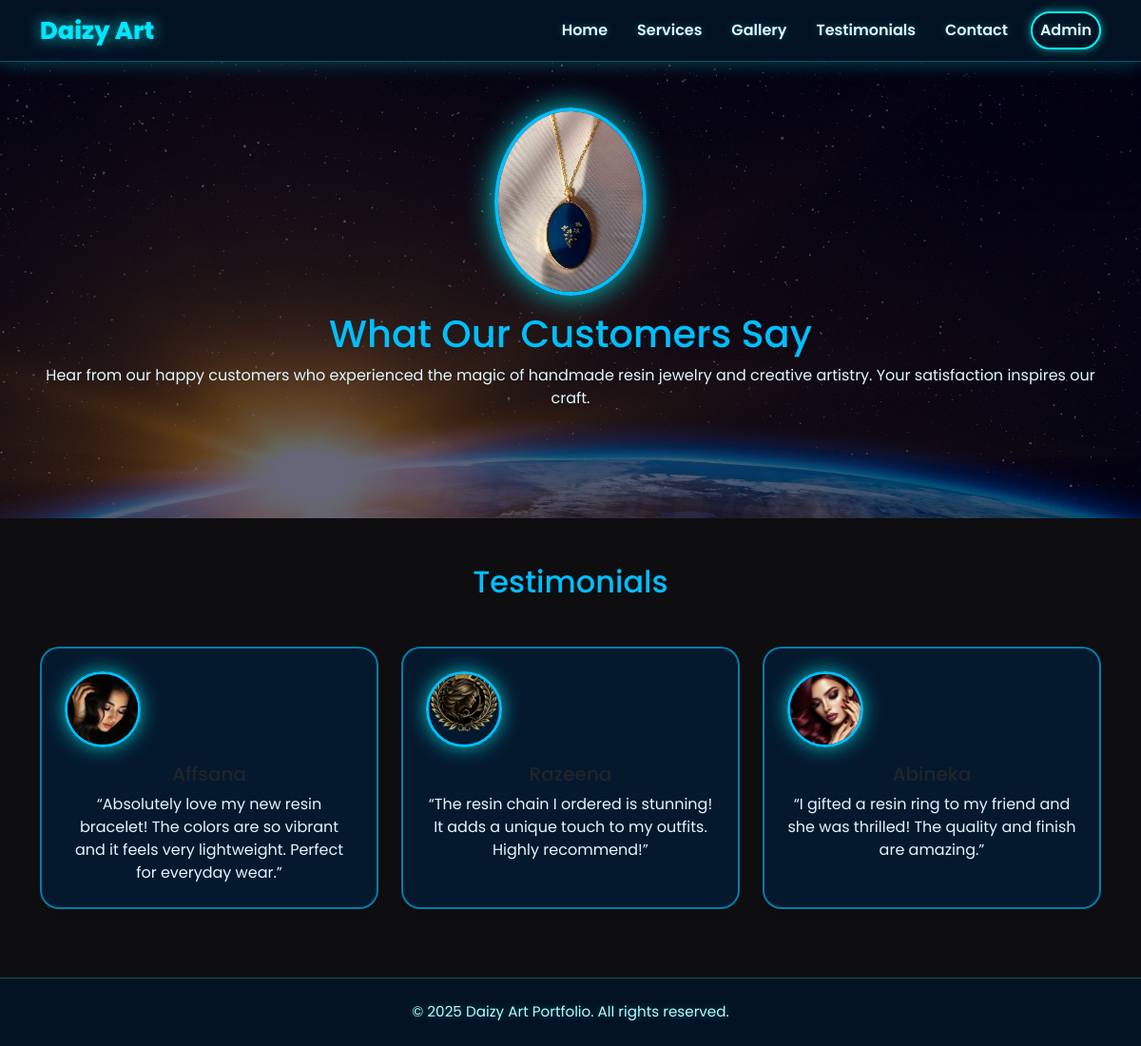
Page /testimonials/ on the committed database.
### main/models.py (models this page shows, shortened)
class Testimonial(models.Model):
    name = models.CharField(max_length=100)
    photo = models.ImageField(upload_to='testimonials/', blank=True, null=True)
    message = models.TextField()

### main/views.py (the view)
# urls.py: path('testimonials/', views.testimonials, name='testimonials'),
def testimonials(request):
    testimonials = Testimonial.objects.all()
    return render(request, 'testimonials.html', {'testimonials': testimonials, 'year': datetime.now().year})

### main/templates/testimonials.html (shortened to what this page needs)
{% extends 'base.html' %}
{% load static %}
{% block content %}
<section class="hero-section py-5 position-relative">
    <div class="container text-center position-relative hero-content">
        <img src="{% static 'images/dollar.jpg' %}" alt="Daizy Art" class="hero-img mb-3" data-aos="zoom-in">
        <h1 data-aos="fade-up" data-aos-delay="100">What Our Customers Say</h1>
        <p data-aos="fade-up" data-aos-delay="200">
            Hear from our happy customers who experienced the magic of handmade resin jewelry and creative artistry.
            Your satisfaction inspires our craft.
        </p>
    </div>
</section>
<section class="container my-5">
    <h2 class="mb-5 text-center" data-aos="fade-up">Testimonials</h2>
    <div class="row">
        {% for testimonial in testimonials %}
        <div class="col-md-4 mb-4" data-aos="zoom-in" data-aos-delay="{{ forloop.counter0|add:100 }}">
            <div class="card testimonial-card h-100 text-center p-4 shadow-sm">
                {% if testimonial.photo %}
                <img src="{{ testimonial.photo.url }}" class="rounded-circle mb-3 testimonial-img" alt="{{ testimonial.name }}">
                {% endif %}
                <h5 class="card-title">{{ testimonial.name }}</h5>
                <p class="card-text">{{ testimonial.message }}</p>
            </div>
        </div>
        {% endfor %}
    </div>
</section>
{% endblock %}

### main/templates/base.html (style rules this page uses)
body { font-family: 'Poppins', sans-serif; background-color: #0e0e10; color: #e0f7ff; margin: 0; padding: 0; }

### rows in the picture
Testimonial: photo (picture), message "“Absolutely love my new resin bracelet! The colors are so vibrant and it feels very lightweight. Perfect for everyday wear.”"
Testimonial: photo (picture), message "“The resin chain I ordered is stunning! It adds a unique touch to my outfits. Highly recommend!”"
Testimonial: photo (picture), message "“I gifted a resin ring to my friend and she was thrilled! The quality and finish are amazing.”"
